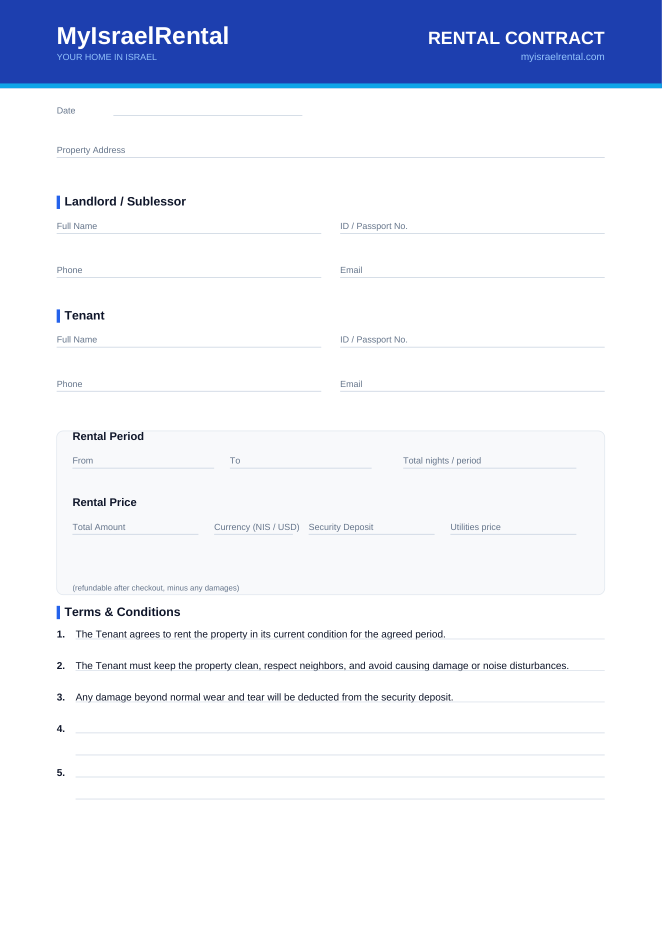
#> input picture contract_hires_p1.png, 1323 x 1871 px (shown at 1/2 size)
$ python -i inspo-beside.py   (imports and definitions only)
#> lines starting #> are read from the running program, lines starting #| are printed output that depends on the picture
"""Puts an opening still beside the inspo picture it copies, at the same height, to look at before anyone sees the
still (page rules 3aa.33; Tzvi, 19 Nov 2026, Burnt: "compare to the inspo it still looks better tell me why"). A
light check passed the first remake and the inspo alike (middle 87 / edges 47 against 92 / 49); only the two side by
side showed what was missing: closeness, one hard side light, the board's thickness, one hero, the dark beyond.

    python scripts/inspo-beside.py <inspo picture> <still> [more stills] [--out sheet.jpg]

Writes <first still>-beside-inspo.jpg next to the first still (or --out), the inspo on the left. Look at it for the
five points of 3aa.33 and write what you compared in the brief's shot_seen line."""
import sys
from pathlib import Path

from PIL import Image, ImageDraw

a = sys.argv[1:]
out = None
# [4 lines not run here, left out]
H, GAP = 640, 16
ims = []
# [3 lines not run here, left out]
# [1 line that did not run here, left out]
# [1 line that did not run here, left out]
x = 0
# [4 lines not run here, left out]
# [1 line that did not run here, left out]
# [2 lines not run here, left out]

# colour against the inspo, measured (rules 3aj.5; Tzvi, 22 Nov 2026, from the Cook loop: "too grey" is the complaint a
# grid catches before anyone has to say it). Each picture is cut to the same 4x4 grid at a shared shape; saturation and
# brightness are compared cell by cell. Negative means the still is greyer or darker than the inspo.
import numpy as np


def cells(im, grid=4):
    hsv = np.asarray(im.convert('RGB').resize((256, 256)).convert('HSV')).astype(float) / 255
    return np.array([[hsv[y * 64:(y + 1) * 64, x * 64:(x + 1) * 64, c].mean() for c in (1, 2)]
                     for y in range(grid) for x in range(grid)])


# [9 lines not run here, left out]

>>> from PIL import Image
>>> picture = Image.open('../contract_hires_p1.png')
#> picture is the input picture: PIL image 1323x1871 RGB; mean R, G, B 231, 235, 245.6
>>> result = cells(picture)
#> in cells, `hsv = np.asarray(im.convert('RGB').resize((256, 256)).convert('HSV'))...`:
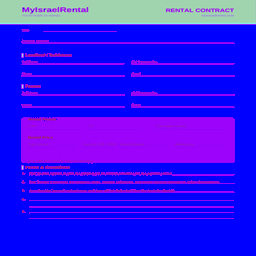
#> hsv: shape (256, 256, 3) float64; mean R, G, B 0.204, 0.0794, 0.963
#> result = 16 rows, first 8: [0.298, 0.883], [0.306, 0.887], [0.308, 0.887], [0.301, 0.891], [0.00553, 0.987], [0.00312, 0.996], [0.00452, 0.992], [0.00207, 0.997]

$ run again, on contract_p2.png
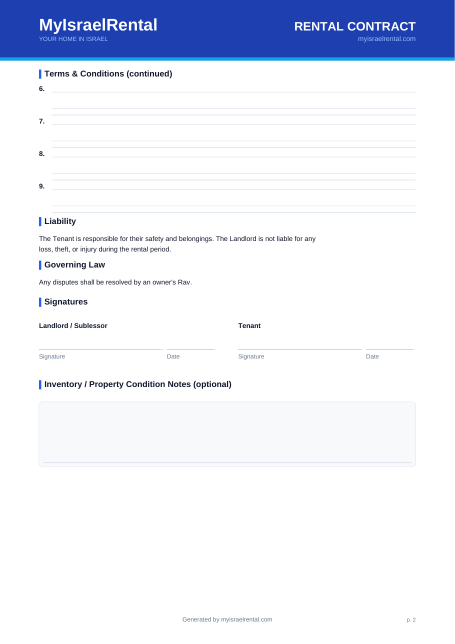
#> input picture contract_p2.png, 910 x 1287 px (shown at 1/2 size)
#> picture is the input picture: PIL image 910x1287 RGB; mean R, G, B 231.6, 235.5, 245.9
#> in cells, `hsv = np.asarray(im.convert('RGB').resize((256, 256)).convert('HSV'))...`:
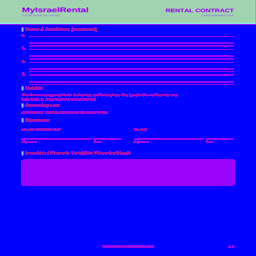
#> hsv: shape (256, 256, 3) float64; mean R, G, B 0.172, 0.0786, 0.964
#> result = 16 rows, first 8: [0.297, 0.884], [0.307, 0.881], [0.308, 0.887], [0.301, 0.89], [0.00912, 0.969], [0.00387, 0.982], [0.00221, 0.993], [0.000885, 0.999]
